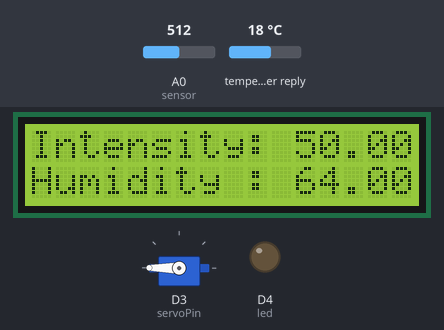
The sketch below on a simulated ESP8266 (NodeMCU). Shown: 16×2 character LCD, servo, output pins drawn as LEDs (lit = HIGH). The inputs (shaded band) are chosen by the test bench; at power-on: A0 (sensor) = 512, temperature in the weather reply 18 °C. WiFi joins after 1.5 s; servers stay silent unless stated; web services answer with replies made up by the test bench; what the sketch prints to the serial monitor is not drawn.

Above: at 3.8 s.
3.9 s: A0 (sensor) set to 816
At 6.7 s:
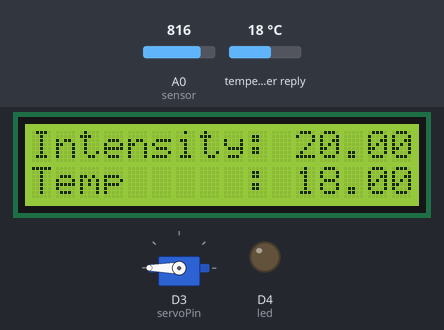
6.9 s: A0 (sensor) set to 833
At 9.7 s:
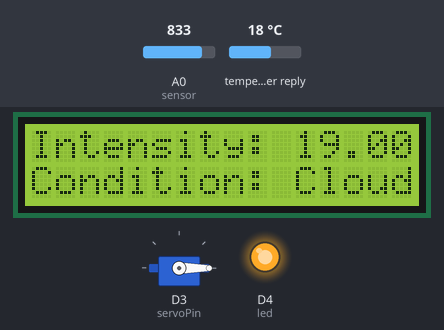
9.9 s: A0 (sensor) set to 716
At 12.7 s:
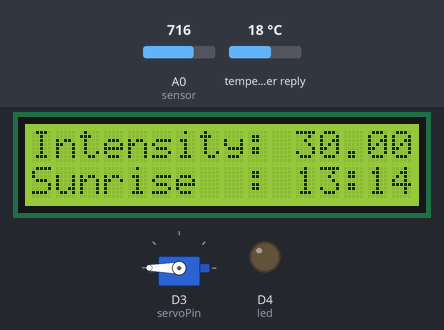
12.9 s: A0 (sensor) set to 900
At 15.7 s:
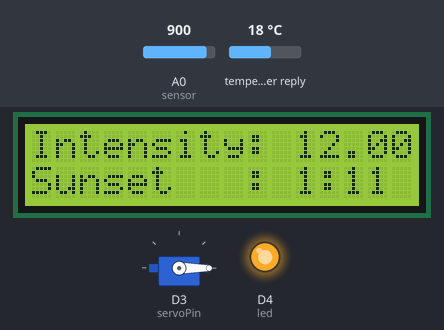
15.9 s: A0 (sensor) set to 511
At 16.6 s:
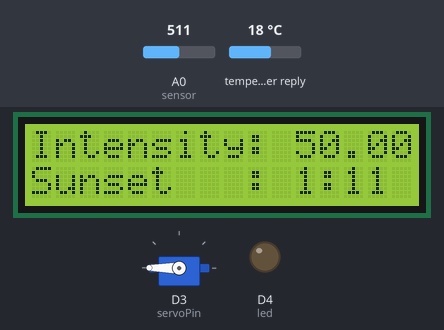
Timing chart, 0 to 18.9 s (numbered marks = the images above; inputs shaded):
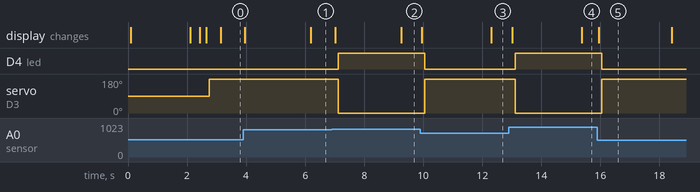

Measured:
- the behaviour switches between 823 and 824 on A0 (sensor) (found by bisection; images 1 and 2)
- after the input at 3.9 s, the display: first changes after 0.06 s (image 1 shows a later state)
- after the input at 6.9 s, D4 (led): LOW → HIGH after 0.21 s; servo on D3 (servoPin): 180° → 0° after 0.21 s; the display: first changes after 0.11 s (image 2 shows a later state)
- after the input at 9.9 s, D4 (led): HIGH → LOW after 0.15 s; servo on D3 (servoPin): 0° → 180° after 0.15 s; the display: first changes after 0.05 s (image 3 shows a later state)
- after the input at 12.9 s, D4 (led): LOW → HIGH after 0.21 s; servo on D3 (servoPin): 180° → 0° after 0.21 s; the display: first changes after 0.11 s (image 4 shows a later state)
- after the input at 15.9 s, D4 (led): HIGH → LOW after 0.15 s; servo on D3 (servoPin): 0° → 180° after 0.15 s; the display: changes after 0.05 s (image 5)

The sketch:

AssLed.ino
```cpp
#define BLYNK_TEMPLATE_ID "TMPL6JKE4h82Y"
#define BLYNK_TEMPLATE_NAME "Mr Siro"
#define BLYNK_AUTH_TOKEN "Go-nMU-rvSfVjBNvtRn2RV7kLVMsy5dl"

#include <ArduinoJson.h>
#include <ESP8266HTTPClient.h>
#include <ESP8266WiFi.h>
#include <BlynkSimpleEsp8266.h>
#include <LiquidCrystal_I2C.h>
#include <TimeLib.h>
#include <Servo.h>

const int servoPin = D3;
Servo servo;

const char* ssid = "hihi";
const char* password = "0902030601";
const char* apiKey = "94123a1acaf64458aac3fdab9be1dff1";  // Replace with your OpenWeatherMap API key
const char* city = "Ha Noi";                              // Replace with the city you want to get the weather for

const char* host = "api.openweathermap.org";
const int httpsPort = 80;  // OpenWeatherMap supports HTTP on port 80

#define led 2
#define sensor A0

LiquidCrystal_I2C lcd(0x27, 16, 2);

float light_intensity;
float temperature;
float humidity;
bool isShowHumidity = true;
String condition;
String sunrise;
String sunset;
int showDataOrder = 0;

int ledState = 0;
int autoState = 0;

const int timeZoneOffset = 7;  // Replace with your desired time zone offset in hours

unsigned long previousMillis = 0;
unsigned long previousMillis2 = 0;
const unsigned long interval = 43200000;  //// Call the API every 12 hour (in milliseconds)
const unsigned long interval2 = 3000;     //// Update text every 3 second (in milliseconds)
void setup() {

  Serial.begin(9600);
  delay(10);
  lcd.init();
  lcd.clear();
  lcd.backlight();
  lcd.setCursor(0, 0);
  lcd.print("Connecting Wifi");
  WiFi.begin(ssid, password);
  while (WiFi.status() != WL_CONNECTED) {
    delay(1000);
    Serial.print(".");
  }
  Serial.println("");
  lcd.clear();
  lcd.print("WiFi connected");
  Blynk.config(BLYNK_AUTH_TOKEN, "blynk.cloud", 80);
  Blynk.connect();
  Blynk.virtualWrite(V8, HIGH);
  pinMode(led, OUTPUT);
  pinMode(sensor, INPUT);
  createHttpRequest();

  servo.attach(servoPin);
}

void loop() {

  unsigned long currentMillis = millis();
  if (currentMillis - previousMillis >= interval) {
    // Save the current time
    previousMillis = currentMillis;

    // Call the API
    createHttpRequest();
  }
  unsigned long currentMillis2 = millis();
  if (currentMillis2 - previousMillis2 >= interval2) {
    previousMillis2 = currentMillis2;
    switch (showDataOrder) {
      case 0:
        {
          lcd.setCursor(0, 1);
          lcd.print("Humidity : ");
          lcd.setCursor(11, 1);
          lcd.print(humidity);
          isShowHumidity = false;
          break;
        }
      case 1:
        {
          lcd.setCursor(0, 1);
          lcd.print("Temp     : ");
          lcd.setCursor(11, 1);
          lcd.print(temperature);
          isShowHumidity = true;
          break;
        }
      case 2:
        {
          lcd.setCursor(0, 1);
          lcd.print("Condition: ");
          lcd.setCursor(11, 1);
          lcd.print(condition);
          isShowHumidity = true;
          break;
        }
      case 3:
        {
          lcd.setCursor(0, 1);
          lcd.print("Sunrise  : ");
          lcd.setCursor(11, 1);
          lcd.print(sunrise);
          Serial.println(sunrise);
          break;
        }
      case 4:
        {
          lcd.setCursor(0, 1);
          lcd.print("Sunset   : ");
          lcd.setCursor(11, 1);
          lcd.print(sunset);
          Serial.println(sunset);
          break;
        }
      default:
        {
          break;
        }
    }
    if (showDataOrder == 4) {
      showDataOrder = 0;
    } else {
      showDataOrder++;
    }
  }
  // Nothing to do here
  Blynk.run();
  readSensor();
  if (light_intensity < 20) {
    digitalWrite(led, HIGH);
  } else {
    digitalWrite(led, LOW);
  }
  // Control the servo motor based on light intensity
  if (light_intensity < 20) {
    servo.write(0);  // Rotate the servo to 0 degrees
  } else {
    servo.write(180);  // Rotate the servo to 180 degrees
  }
}

BLYNK_CONNECTED() {
  Blynk.syncAll();

}

void readSensor() {
  int value = 1023 - analogRead(sensor);
  light_intensity = map(value, 0, 1023, 0, 100);
  lcd.setCursor(0, 0);
  lcd.print("Intensity: ");
  lcd.setCursor(11, 0);
  lcd.print(light_intensity);
  Blynk.virtualWrite(V5, light_intensity);
  delay(100);
}

void createHttpRequest() {
  HTTPClient http;
  String url = "http://api.openweathermap.org/data/2.5/weather?q=" + String(city) + "&appid=" + String(apiKey) + "&mode=json&units=metric&cnt=2";
  WiFiClient client;
  lcd.setCursor(0, 0);
  lcd.print("Connecting API");
  http.begin(client, url);
  int httpResponseCode = http.GET();
  if (httpResponseCode > 0) {
    // Parse JSON response
    DynamicJsonDocument doc(1024);
    DeserializationError error = deserializeJson(doc, http.getString());

    if (error) {
      Serial.print("Failed to parse JSON: ");
      Serial.println(error.c_str());
      lcd.setCursor(0, 0);
      lcd.print("API error");
    } else {
      lcd.setCursor(0, 0);
      lcd.print("API connected");
      // Access weather data
      condition = doc["weather"][0]["main"].as<String>();
      temperature = doc["main"]["temp"];
      humidity = doc["main"]["humidity"];
      sunrise = utcToHumanReadable(doc["sys"]["sunrise"]);
      sunset = utcToHumanReadable(doc["sys"]["sunset"]);
      Blynk.virtualWrite(V2, condition);
      Blynk.virtualWrite(V3, sunrise);
      Blynk.virtualWrite(V4, sunset);
      Blynk.virtualWrite(V6, humidity);
      Blynk.virtualWrite(V7, temperature);
    }
  } else {
    lcd.setCursor(0, 0);
    lcd.print("API error");
  }
  http.end();
}

String utcToHumanReadable(long utc) {
  struct tm* timeinfo;
  time_t rawtime = (time_t)utc;
  timeinfo = localtime(&rawtime);
  int hour = timeinfo->tm_hour + timeZoneOffset;
  if (hour > 23) {
    hour = hour - 24;
  }
  String data = String(hour);
  data = data + ":";
  data = data + String(timeinfo->tm_min);
  data = data + " ";
  return data;
}
```
